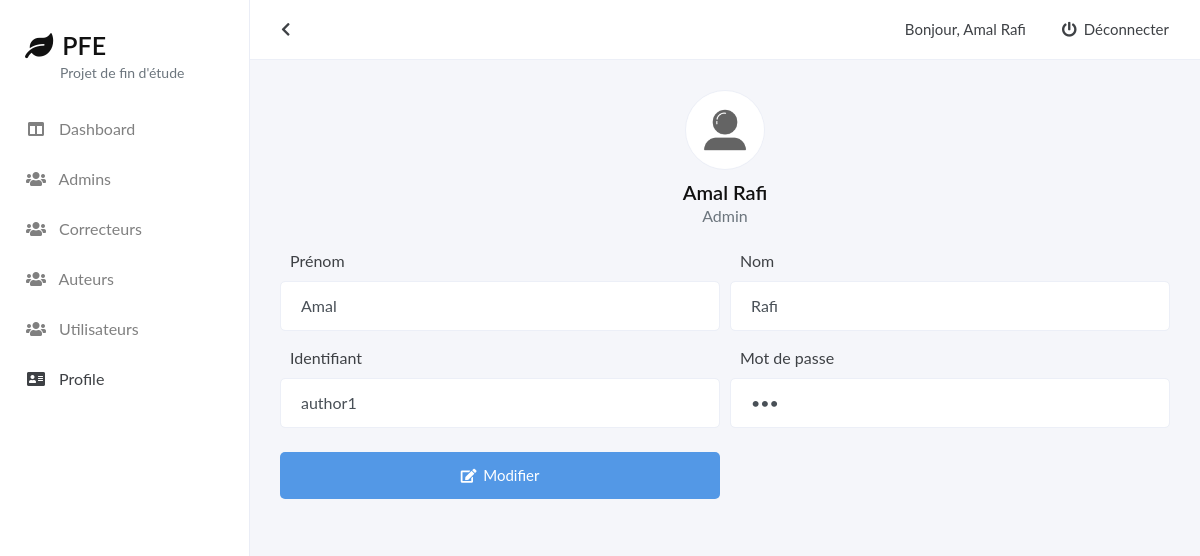
Page /admin/profile.php (signed in) on the committed database.
### tables this page shows
CREATE TABLE `utilisateurs` (
  `ID_UTILISATEUR` int(11) NOT NULL,
  `IDENTIFIANT` varchar(100) NOT NULL,
  `MOT_DE_PASSE` varchar(100) NOT NULL,
  `NOM` varchar(100) NOT NULL,
  `PRENOM` varchar(100) NOT NULL,
  `TYPE_COMPTE` varchar(100) NOT NULL,
  `IMAGE_UTILISATEUR` varchar(300) NOT NULL,
  `DATE_INSCRIPTION` timestamp NOT NULL DEFAULT CURRENT_TIMESTAMP ON UPDATE CURRENT_TIMESTAMP
);

### admin/profile.php (the view, shortened to what this page needs)
<?php
    require './includes/functions.php';
    $id = checkConnection();
    $account = getAccount($id);
    $prenom =  $account['PRENOM'];
    $nom =  $account['NOM'];
    $identifiant = $account['IDENTIFIANT'];
    $motdepasse = $account['MOT_DE_PASSE'];
    $image_user = $account['IMAGE_UTILISATEUR'];
?>
<!DOCTYPE html>
<html>
<head>
	<link rel="stylesheet" type="text/css" href="css/style.css">
	<link rel="stylesheet" type="text/css" href="../css/bootstrap.min.css">
	<link rel="stylesheet" type="text/css" href="../font-awesome/css/all.min.css">
</head>
<body>
	<div id="wrapper">
		<div id="sidebar-wrapper">
			<div class="my-logo">
				<h3><i class="fa fa-leaf"></i> PFE</h3>
				<small class="text-muted">Projet de fin d'étude</small>
				</div>
				<ul class="my-menu">
					<li><a href="dashboard.php"><i class="fas fa-columns"></i> Dashboard</a></li>
					<li><a href="admins.php"><i class="fa fa-users"></i> Admins</a></li>
					<li><a href="correctors.php"><i class="fa fa-users"></i> Correcteurs</a></li>
					<li><a href="authors.php"><i class="fa fa-users"></i> Auteurs</a></li>
					<li><a href="users.php"><i class="fa fa-users"></i> Utilisateurs</a></li>
					<li><a class="active"><i class="fas fa-address-card"></i> Profile</a></li>
				</ul>
			</div>
			<div id="content-wrapper">
				<div class="container-fluid">
					<div class="row my-top-menu">
						<div class="col-2 my-toggle-btn">
							<nav class="nav">
								<a class="nav-link" href="#" id="toggle-menu"></a>
							</nav>
						</div>
						<div class="col-10">
							<ul class="nav justify-content-end">
								<span class="navbar-text">
									Bonjour, <?php getNom($id); ?>
								</span>
								<li class="nav-item">
									<a class="nav-link" href="includes/logout.php"><i class="fa fa-power-off"></i> Déconnecter</a>
								</li>
							</ul>
						</div>
					</div>
						<div class="container my-content">
							<div class="row my-profile" align="center">
								<div class="col-12">
									<img src="../images/<?php echo $image_user; ?>" height="80px">
									<h5><?php echo $prenom . ' ' . $nom; ?></h5>
									<p class="text-muted">Admin</p>
								</div>
							</div>
							<div class="row my-profile-update">
								<div class="col-12">
									<form method="POST" action="profile.php">
										<div class="form-row">
											<div class="col-lg-6 col-md-6 col-sm-12 col-xs-12">
												<label for="prenom">Prénom</label>
												<input type="text" name="prenom" id="prenom" class="form-control" placeholder="Prénom" value="<?php echo $prenom ?>" required>
											</div>
											<div class="col-lg-6 col-md-6 col-sm-12 col-xs-12">
												<label for="nom">Nom</label>
												<input type="text" name="nom" id="nom" class="form-control" placeholder="Nom" value="<?php echo $nom ?>" required>
											</div>
										</div>
										<div class="form-row">
											<div class="col-lg-6 col-md-6 col-sm-12 col-xs-12">
												<label for="identifiant">Identifiant</label>
												<input type="text" name="identifiant" id="identifiant" class="form-control" placeholder="Identifiant" value="<?php echo $identifiant ?>" required>
											</div>
											<div class="col-lg-6 col-md-6 col-sm-12 col-xs-12">
												<label for="motdepasse">Mot de passe</label>
												<input type="password" name="motdepasse" id="motdepasse" class="form-control" placeholder="Mot de passe" value="<?php echo $motdepasse ?>" required>
											</div>
										</div>
										<div class="form-row">
											<div class="col-lg-6 col-md-12 col-sm-12 col-xs-12">
												<button type="submit" name="submit" class="btn btn-primary btn-block"><i class="fa fa-edit"></i> Modifier</button>
											</div>
										</div>
									</form>
								</div>
							</div>
						</div>
				</div>
			</div>
		</div>
	</body>
</html>

### admin/includes/functions.php (shortened to what this page needs)
<?php
	$db = DatabaseUser::connect();
	function getNom($id) {
		global $db;
		$statement = $db->prepare('SELECT PRENOM,NOM FROM UTILISATEURS WHERE ID_UTILISATEUR = ?');
		$statement->execute(array($id));
		$account = $statement->fetch();
		echo $account['PRENOM'] .' '.$account['NOM'];
	}
	function checkConnection() {
        if (isset($_SESSION['id'])) {
            if($_SESSION['type'] == 1) {
                $id = $_SESSION['id'];
            }
            else {
                header("location: /pfe/access/login.php");
            }
        } else {
            header("location: /pfe/access/login.php");
        }
        return $id;
    }
	function getAccount($user){
		global $db;
		$id = $user;
		$statement = $db->prepare('SELECT * FROM UTILISATEURS WHERE ID_UTILISATEUR = ?');
		$statement->execute(array($id));
		$account = $statement->fetch();
		return $account;
	}
?>

### admin/css/style.css (style rules this page uses)
body { font-family: 'Lato' !important; color: #3e4145 !important; font-weight: 400 !important; background-color: #F5F6FA !important; }
a { text-decoration: none !important; }
h1, h2, h3, h4, h5, h6 { color: #111111; font-weight: 600 !important; }
i { padding-right: 3px; }
.btn-primary { background-color: #5398e6 !important; border-color: rgba(0, 0, 0, 0) !important; border-radius: 5px !important; font-size: 15px !important; padding: 8px 18px !important; }
.btn i { font-size: 14px; }
#sidebar-wrapper { z-index: 1; position: absolute; width: 250px; height: 100%; overflow-y: hidden; background-color: #ffffff; border-right: 1px solid #eaedf6; position: fixed; }
.my-logo { padding: 30px 0px 0px 25px; }
.my-logo h3 { font-size: 25px; margin-bottom: 0px; }
.my-logo small { font-size: 14px; margin-left: 35px; }
.my-menu { padding: 0; list-style: none; }
.my-menu li { text-indent: 10px; line-height: 50px; white-space: nowrap; }
.my-menu li:first-child { margin-top: 20px; }
.my-menu li a { font-size: 16px; font-weight: 400; display: block; color: gray; text-decoration: none; white-space: nowrap; }
.my-menu li a i { width: 45px; text-align: center; white-space: nowrap; }
#content-wrapper { width: 100%; position: absolute; background-color: #F5F6FA; }
.my-top-menu { padding: 10px 0px 10px 0px; background-color: #ffffff; border-bottom: 1px solid #eceff7; font-size: 15px; }
.my-top-menu .nav .navbar-text { font-size: 15px; }
.my-top-menu .nav .nav-item { margin-left: 20px; }
.my-top-menu .nav .nav-item a { color: #3e4145; }
.my-top-menu .my-toggle-btn a { color: #3e4145; }
.my-content { padding-bottom: 30px; }
.my-top-menu .navbar-text { display: none; }
@media (min-width: 576px) { .my-top-menu .navbar-text { display: none; } }
@media (min-width: 768px) { .my-top-menu .navbar-text { display: none; } }
@media (min-width: 992px) { .my-top-menu .navbar-text { display: block; } }
@media (min-width: 1200px) { .my-top-menu .navbar-text { display: block; } }
.my-profile { margin-top: 30px; }
.my-profile img { border-radius: 40px; border: 1px solid #eceff7; }
.my-profile h5 { margin-top: 10px; margin-bottom: 0px !important; }
.my-profile-update { margin-top: -10px; }
.my-profile-update label { margin-left: 10px; margin-top: 15px; }
.my-profile-update input { border-radius: 5px; border: 1px solid #eceff7; height: 50px; padding-left: 20px; }
.my-profile-update button { border-radius: 5px; height: 47px; margin-top: 20px; }

### rows in the picture
utilisateurs: PRENOM "Amal", NOM "Rafi", IMAGE_UTILISATEUR (placeholder picture), prenom "Amal", nom "Rafi", identifiant "author1"
